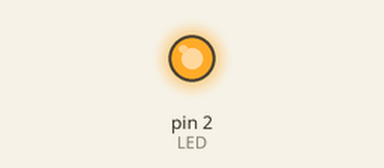
This sketch was run on a simulated Arduino Uno, built with avr-gcc and run on an emulated ATmega328P. Shown: output pins drawn as LEDs (lit = HIGH).

Above: at 1.0 s.
At 3.0 s:
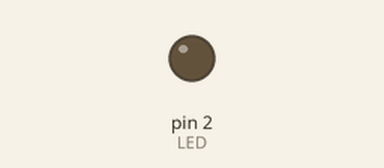
Timing chart, 0 to 5.2 s (numbered marks = the images above):
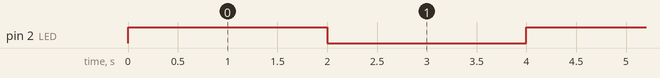

The sketch:

Test.ino
```cpp
#define LED 2

void setup() {
	pinMode(LED, OUTPUT);

}

// the loop function runs over and over again forever
void loop() {

	digitalWrite(LED,HIGH);
	delay(2000);
	digitalWrite(LED, LOW);
	delay(2000);


}
```

Measured:
- by itself, pin 2 (LED): alternates HIGH for 2.0 s and LOW for 2.0 s
